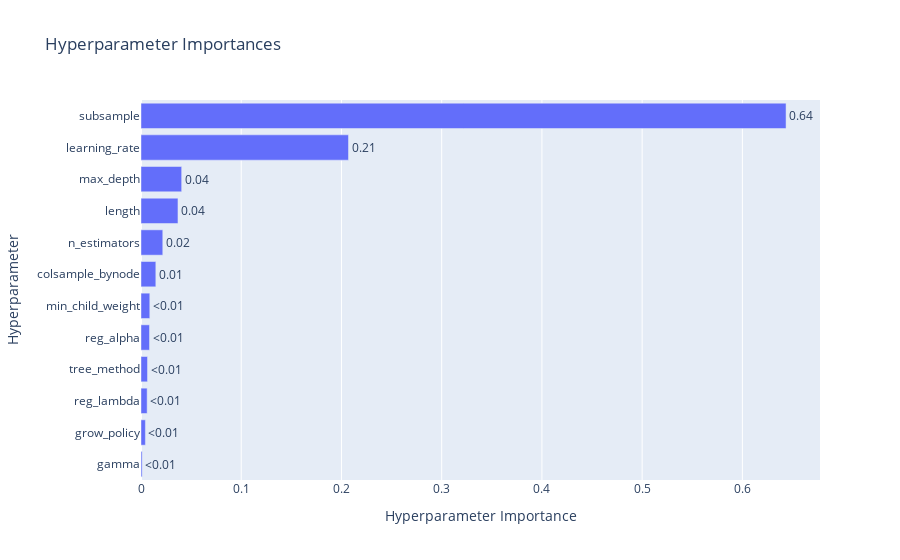

This figure's notebook cell:
### Code cell
plot_param_importances(study)

### Figure 1 — Plotly figure (JSON) as saved in the notebook; plotly's stock layout.template omitted (floating-point values rounded to 4 significant figures)
{"data": [{"cliponaxis": false, "hovertemplate": ["gamma (FloatDistribution): 0.001155564675985771<extra></extra>", "grow_policy (CategoricalDistribution): 0.0043948449438591395<extra></extra>", "reg_lambda (FloatDistribution): 0.006131647640122657<extra></extra>", "tree_method (CategoricalDistribution): 0.006494705946332516<extra></extra>", "reg_alpha (FloatDistribution): 0.008493891188420186<extra></extra>", "min_child_weight (FloatDistribution): 0.008769705367240057<extra></extra>", "colsample_bynode (FloatDistribution): 0.014794145713184192<extra></extra>", "n_estimators (IntDistribution): 0.02172666096104541<extra></extra>", "length (IntDistribution): 0.03688114653705303<extra></extra>", "max_depth (IntDistribution): 0.04057474937897273<extra></extra>", "learning_rate (FloatDistribution): 0.2070194219335287<extra></extra>", "subsample (FloatDistribution): 0.6435635157142557<extra></extra>"], "name": "Objective Value", "orientation": "h", "text": ["<0.01", "<0.01", "<0.01", "<0.01", "<0.01", "<0.01", "0.01", "0.02", "0.04", "0.04", "0.21", "0.64"], "textposition": "outside", "type": "bar", "x": [0.001156, 0.004395, 0.006132, 0.006495, 0.008494, 0.00877, 0.01479, 0.02173, 0.03688, 0.04057, 0.207, 0.6436], "y": ["gamma", "grow_policy", "reg_lambda", "tree_method", "reg_alpha", "min_child_weight", "colsample_bynode", "n_estimators", "length", "max_depth", "learning_rate", "subsample"]}], "layout": {"title": {"text": "Hyperparameter Importances"}, "xaxis": {"title": {"text": "Hyperparameter Importance"}}, "yaxis": {"title": {"text": "Hyperparameter"}}}}
